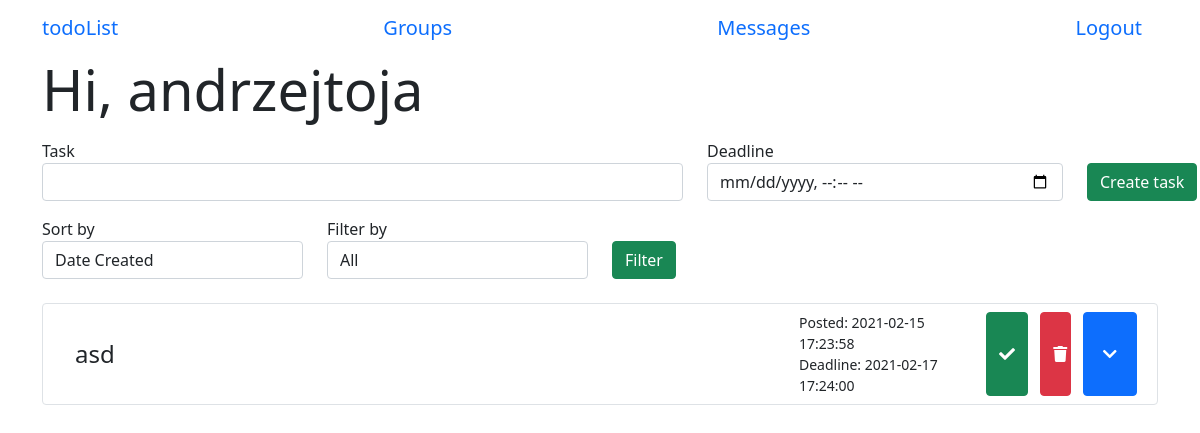
Screenshot of /menu (signed in) with the database file from the repository.
### app/models.py (models this page shows, shortened)
class User(UserMixin, db.Model):
    id = db.Column(db.Integer, primary_key=True)
    username = db.Column(db.String(64), index=True, unique=True)
    email = db.Column(db.String(64), index=True, unique=True)
    password_hash = db.Column(db.String(128))
    tasks = db.relationship('Task', backref='author', lazy='dynamic')
    sent_messages = db.relationship('Message', backref="sender", lazy='dynamic', foreign_keys='Message.sender_id')
    messages = db.relationship('Message', backref="receiver", lazy='dynamic', foreign_keys='Message.receiver_id')
    authenticated = db.Column(db.Boolean, index=True, default=False)
    groups = db.relationship(
        'Group',
        secondary=group_table,
        back_populates="users")
    def get_tasks(self):
        return Task.query.filter_by(user_id=self.id)

class Task(db.Model):
    id = db.Column(db.Integer, primary_key=True)
    task = db.Column(db.String(140))
    timestamp = db.Column(db.DateTime, index=True, default=datetime.now())
    deadline = db.Column(db.DateTime, index=True)
    is_completed = db.Column(db.Boolean, default=False)
    description = db.Column(db.String(500), default="")
    subtasks = db.relationship('Subtask', backref='main_task', lazy='dynamic')
    user_id = db.Column(db.Integer, db.ForeignKey('user.id'))
    group_id = db.Column(db.Integer, db.ForeignKey('group.id'))

### app/routes.py (the view)
@login_required
@app.route('/menu', methods=['GET', 'POST'])
def menu():
    if not current_user.is_authenticated:
        return redirect(url_for('index'))
    task_form = TaskForm()
    filter_form = FilterForm()
    tasks = current_user.get_tasks()
    if task_form.submit1.data and task_form.validate_on_submit():
        task = Task(task=task_form.task.data, deadline=task_form.deadline.data, author=current_user)
        db.session.add(task)
        db.session.commit()
        tasks = current_user.get_tasks()
        return redirect(url_for('menu'))
    if filter_form.submit2.data and filter_form.validate_on_submit():
        tasks = current_user.get_tasks_filtered(filter_form.sort_by.data, filter_form.filter_by.data)
    return render_template('menu.html', user=current_user, form=task_form, filter_form=filter_form, tasks=tasks, date=datetime.now())

### app/forms.py (shortened to what this page needs)
class TaskForm(FlaskForm):
    task = StringField('Task', validators=[DataRequired()])
    deadline = DateTimeLocalField('Deadline', validators=[DataRequired()], format='%Y-%m-%dT%H:%M')
    submit1 = SubmitField('Create task')

class FilterForm(FlaskForm):
    sort_by = SelectField('Sort by', choices=['Date Created', 'Deadline'], validators=[])
    filter_by = SelectField('Filter by', choices=['All', 'Completed', "Uncompleted"], validators=[])
    submit2 = SubmitField('Filter')

### app/models.py (called while the page is built)
@login.user_loader
def load_user(id):
    return User.query.get(int(id))

### app/templates/menu.html (shortened to what this page needs)
{% extends 'base.html' %}
{% block start %}Hi, {{ user.username }}{% endblock %}
{% block body %}
    <form action="" method="POST" class="add-task">
        <div class="row">
            <p class="col-7">
                {{ form.task.label }}
                {{ form.task(class_="form-control") }}
            </p>
            <p class="col-4">
                {{ form.deadline.label }}
                {{ form.deadline(class_="form-control date-input", type="datetime-local") }}
            </p>
            <p class="col-1">
                {{ form.submit1(class_="btn btn-success mt-4") }}
            </p>
        </div>
    </form>
    <form action="" method="POST" class="select">
        <div class="row">
            <p class="col-3">
                {{ filter_form.sort_by.label }}
                {{ filter_form.sort_by(class_="form-control") }}
            </p>
            <p class="col-3">
                {{ filter_form.filter_by.label }}
                {{ filter_form.filter_by(class_="form-control") }}
            </p>
            <p class="col-1">
                {{ filter_form.submit2(class_="btn btn-success mt-4") }}
            </p>
        </div>
    </form>
    <div class="tasks">
        <div class="accordion" id="acc">
            {% for task in tasks %}
                <div class="accordion-item p-2 mt-2 mb-2 border rounded">
                    <div class="accordion-header row" id={{ "task" + task.id|string }}>
                        <div class="col-8 h4 my-auto">
                            {% if task.is_completed %}
                                <s class="container">{{ task.task }}</s>
                            {% else %}
                                <div class="container">{{ task.task }}</div>
                            {% endif %}
                        </div>
                        <div class="col-2 my-auto">
                            <div class="date">
                                Posted: {{ task.timestamp.strftime("%Y-%m-%d %H:%M:%S") }}
                            </div>
                            {% if task.deadline.timestamp() - task.timestamp.timestamp() < 0 %}
                                <div class="date text-danger">
                                    Deadline: {{ task.deadline }}
                                </div>
                            {% else %}
                                <div class="date" color="red">
                                    Deadline: {{ task.deadline }}
                                </div>
                            {% endif %}
                        </div>
                        <div class="col-2 row">
                            <form class="col-4 form-temp" action={{ "/change_status/" + task.id|string }}>
                                {% if task.is_completed %}
                                    <button type="submit" class="btn btn-warning form-item h-100"><i class="fas fa-times"></i></button>
                                {% else %}
                                    <button type="submit" class="btn btn-success form-item h-100"><i class="fas fa-check"></i></button>
                                {% endif %}
                            </form>
                            <form class="col-4 form-temp" action={{ "/delete/" + task.id|string }}>
                                <button type="submit" class="btn btn-danger w-100 h-100 form-item"><i class="fas fa-trash"></i></button>
                            </form>
                            <button class="btn btn-primary col-4" type="button" data-toggle="collapse" data-target={{ "#collapse" + task.id|string }} aria-expanded="false" aria-controls={{ "collapse" + task.id|string }}>
                                <i class="fas fa-chevron-down"></i>
                            </button>
                        </div>
                    </div>
                </div>
            </div>
        {% endfor %}
    </div>
{% endblock %}

### app/static/css/main.css (style rules this page uses)
* { box-sizing: border-box }
body { font-family: 'Montserrat', sans-serif; overflow-y:scroll; }
.date { font-size: 14px; }
.form-temp { display: flex; flex-direction: row; }
.form-item { flex: 1; }
button { display: block; }

### rows the page displays
User: username "andrzejtoja"
Task: task "asd", timestamp "2021-02-15 17:23:58", deadline "2021-02-17 17:24:00", is_completed False (drawn)

### other values shown
{{ filter_form.sort_by.label }} "Sort by"
{{ filter_form.filter_by.label }} "Filter by"
